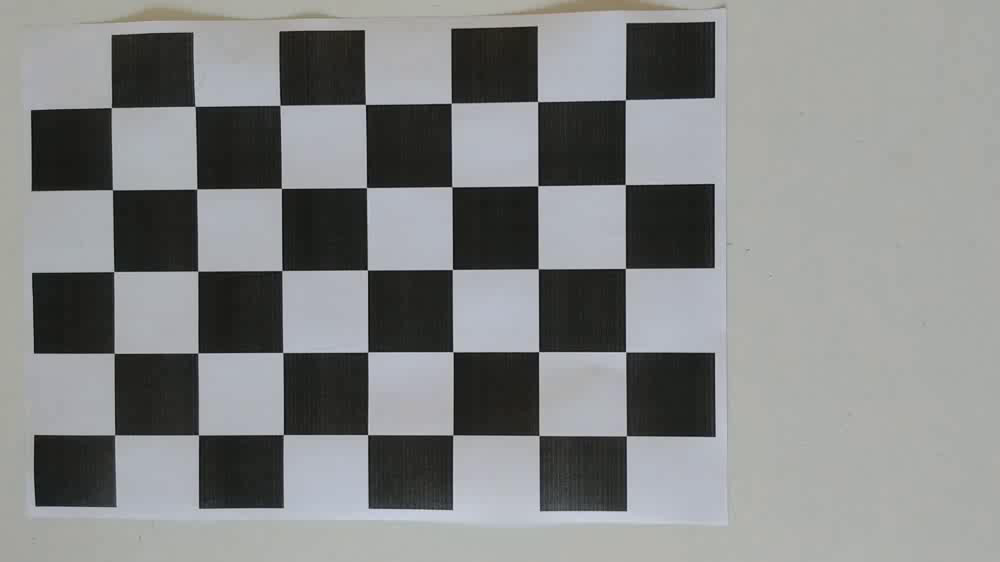
#> input picture Machine Vision/Assignment 2/Assignment_MV_02_calibration/Assignment_MV_02_calibration_1.png, 1000 x 562 px
$ python R00182510_MV_A2_code.py
#> lines starting #> are read from the running program, lines starting #| are printed output that depends on the picture; after the words box and inside, x2 and y2 are one past the last pixel; in counts of white or black regions, pixels touching at a corner belong together; long printed decimals are rounded
import cv2
import glob
import numpy as np
import random
import matplotlib.pyplot as plt
from mpl_toolkits.mplot3d import Axes3D

random.seed(1234)


def pre_processing():
    # Task 1 - Part A
    chess_rows = 5
    chess_cols = 7
    termination_criteria = (cv2.TERM_CRITERIA_EPS + cv2.TERM_CRITERIA_MAX_ITER, 30, 0.001)

    object_points = np.zeros((chess_rows * chess_cols, 3), np.float32)
    object_points[:, :2] = np.mgrid[0:chess_rows, 0:chess_cols].T.reshape(-1, 2)

    obj_points_array = []
    img_points_array = []

    images = glob.glob('./Assignment_MV_02_calibration/*.png')

    for img_name in images:
        img = cv2.imread(img_name)
        gray_img = cv2.cvtColor(img, cv2.COLOR_RGB2GRAY)
        return_val, corners = cv2.findChessboardCorners(gray_img, (chess_rows, chess_cols))

        # Extract and display the checkerboard corners to subpixel accuracy in all images
        if return_val == True:
            corners_refined = cv2.cornerSubPix(gray_img, corners, (11, 11), (-1, -1), termination_criteria)
            cv2.drawChessboardCorners(img, (chess_rows, chess_cols), corners, return_val)

            obj_points_array.append(object_points)
            img_points_array.append(corners_refined)

        cv2.imshow('img', img)
        cv2.waitKey(0)

    cv2.destroyAllWindows()

    height, width = img.shape[:2]

    # Task 1 - Part B
    # Camera calibrationmatrix 𝑲u
    return_val, cam_matrix, dist_coeff, rot_vect, trans_vect = cv2.calibrateCamera(obj_points_array,
                                                                                   img_points_array, (width, height),
                                                                                   None, None)

    print("Camera calibration matrix: ")
    print(cam_matrix)

    return cam_matrix


def get_tracks(video_file):
    # Task 1 - Part C
    camera = cv2.VideoCapture(video_file)

    termination_criteria = (cv2.TERM_CRITERIA_EPS + cv2.TERM_CRITERIA_MAX_ITER, 30, 0.001)
    # good features to track
    while camera.isOpened():
        ret_val, img = camera.read()
        if ret_val:
            new_img = cv2.cvtColor(img, cv2.COLOR_RGB2GRAY)
            p0 = cv2.goodFeaturesToTrack(new_img, 500, 0.3, 7)
            break
    # refine feature point to subpixel accuracy
    p0_refined = cv2.cornerSubPix(new_img, p0, (11, 11), (-1, -1), termination_criteria)

    # Task 1 - Part D
    # initialise tracks
    index = np.arange(len(p0_refined))
    tracks = {}
    for i in range(len(p0_refined)):
        tracks[index[i]] = {0: p0_refined[i]}

    frame = 0
    while camera.isOpened():
        ret_val, img = camera.read()

        if not ret_val:
            break

        frame += 1

        old_img = new_img
        new_img = cv2.cvtColor(img, cv2.COLOR_RGB2GRAY)

        # calculate optical flow
        if len(p0_refined) > 0:
            p1, st, err = cv2.calcOpticalFlowPyrLK(old_img, new_img, p0_refined, None)

            # visualise points
            for i in range(len(st)):
                if st[i]:
                    cv2.circle(img, (p1[i, 0, 0], p1[i, 0, 1]), 2, (0, 0, 255), 2)
                    cv2.line(img, (p0_refined[i, 0, 0], p0_refined[i, 0, 1]), (
                    int(p0_refined[i, 0, 0] + (p1[i][0, 0] - p0_refined[i, 0, 0]) * 5),
                    int(p0_refined[i, 0, 1] + (p1[i][0, 1] - p0_refined[i, 0, 1]) * 5)), (0, 0, 255), 2)

            p0_refined = p1[st == 1].reshape(-1, 1, 2)
            index = index[st.flatten() == 1]

        # refresh features, if too many lost
        if len(p0_refined) < 250:
            new_p0 = cv2.goodFeaturesToTrack(new_img, 500 - len(p0_refined), 0.3, 7)
            # refine the feature point coordinates to sub-pixel accuracy
            new_p0_refined = cv2.cornerSubPix(new_img, new_p0, (11, 11), (-1, -1), termination_criteria)
            for i in range(len(new_p0_refined)):
                if np.min(np.linalg.norm((p0_refined - new_p0_refined[i]).reshape(len(p0_refined), 2), axis=1)) > 10:
                    p0_refined = np.append(p0_refined, new_p0_refined[i].reshape(-1, 1, 2), axis=0)
                    index = np.append(index, np.max(index) + 1)

        # update tracks
        for i in range(len(p0_refined)):
            if index[i] in tracks:
                tracks[index[i]][frame] = p0_refined[i]
            else:
                tracks[index[i]] = {frame: p0_refined[i]}

        # visualise last frames of active tracks
        for i in range(len(index)):
            for f in range(frame - 20, frame):
                if (f in tracks[index[i]]) and (f + 1 in tracks[index[i]]):
                    cv2.line(img,
                             (tracks[index[i]][f][0, 0], tracks[index[i]][f][0, 1]),
                             (tracks[index[i]][f + 1][0, 0], tracks[index[i]][f + 1][0, 1]),
                             (0, 255, 0), 1)

        k = cv2.waitKey(10)

        cv2.imshow("camera", img)

    camera.release()

    cv2.destroyAllWindows()

    return tracks, frame


# [165 lines left out: functions skew, calculate_correspondences, extract_frames, calculate_fundamental_matrix, calculate_epipoles, not called in this run]


def main():
    # Task 1 - part A and part B
    K = pre_processing()
#> in pre_processing, img is the input picture: shape (562, 1000, 3); mean B, G, R 134.3, 134.4, 132.7
#> in pre_processing, `return_val, corners = cv2.findChessboardCorners(gray_img, (chess_rows,..`: return_val = True; corners = 35 rows, first 8: [625.4, 99.72], [625.2, 184.5], [625.4, 268.3], [625.7, 351.7], [626.3, 435.7], [537.6, 101.5], [537.8, 185.8], [538.2, 268.8]
#> in pre_processing, `corners_refined = cv2.cornerSubPix(gray_img, corners, (11, 11), (-1, -..`: corners_refined = 35 rows, first 8: [625.4, 99.75], [625.2, 184.5], [625.4, 268.4], [625.6, 351.8], [626.4, 435.8], [537.5, 101.5], [537.8, 185.8], [538.2, 268.8]
#> in pre_processing, `cv2.drawChessboardCorners(img, (chess_rows, chess_cols), corners, retu..`:
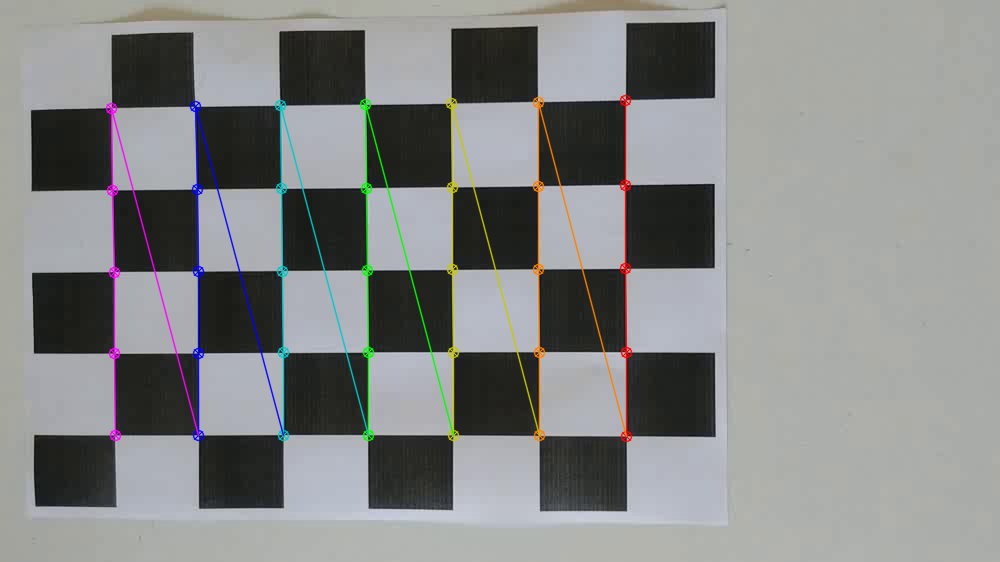
#> img: shape (562, 1000, 3); 2.81% of pixels changed, all inside (x1, y1, x2, y2) = (105, 94, 633, 443)
#> in pre_processing, `return_val, cam_matrix, dist_coeff, rot_vect, trans_vect = cv2.calibra..`: return_val = 0.505; cam_matrix = [[979.4, 0, 479.2], [0, 941.3, 284.7], [0, 0, 1]]; dist_coeff = [[0.184, -0.583, 0.00147, -0.00531, -0.131]]; rot_vect = ([0.0711, 0.0513, 1.56], [0.0439, -0.0131, 1.57], [0.6, 0.544, 1.49]); trans_vect = ([1.67, -2.19, 11.25], [4.77, -2.02, 11.08], [2.86, -2.23, 9.04])
#| [[979.411   0.         479.204]
#|  [  0.         941.346 284.688  ]
#|  [  0.           0.           1.        ]]
#> K = [[979.4, 0, 479.2], [0, 941.3, 284.7], [0, 0, 1]]

    # Task 1 - part C and part D
    tracks, frames = get_tracks("Assignment_MV_02_video.mp4")
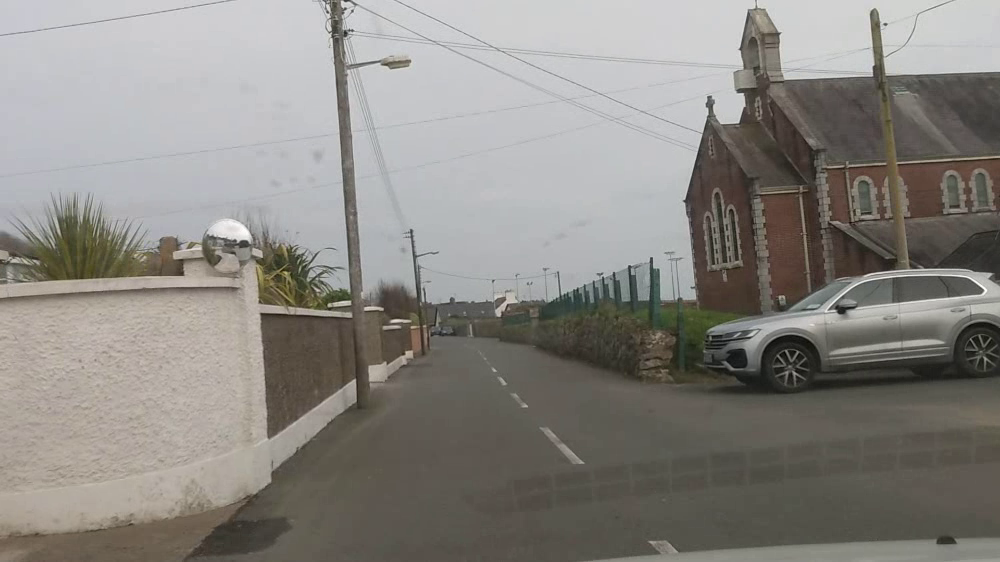
#> input picture frame 3 of Machine Vision/Assignment 2/Assignment_MV_02_video.mp4, 1000 x 562 px
#> in get_tracks, img is the input picture: shape (562, 1000, 3); mean B, G, R 130, 134.9, 137.8
#> in get_tracks, `p0 = cv2.goodFeaturesToTrack(new_img, 500, 0.3, 7)`: p0 = 99 rows, first 8: [651, 257], [779, 33], [346, 8], [629, 266], [739, 49], [382, 309], [327, 12], [350, 301]
#> in get_tracks, `p0_refined = cv2.cornerSubPix(new_img, p0, (11, 11), (-1, -1), termina..`: p0_refined = 99 rows, first 8: [651.1, 260.7], [779.6, 33.48], [349, 4.57], [629.3, 267.1], [739.2, 48.87], [382, 309], [331.9, 14.83], [354, 302.8]
#> in get_tracks, `index = np.arange(len(p0_refined))`: index = 99 values from 0 to 98
#> the loop in get_tracks, `for i in range(len(p0_refined)):` made 99 passes
#> after the loop in get_tracks, `for i in range(len(p0_refined)):`: tracks = 99 items
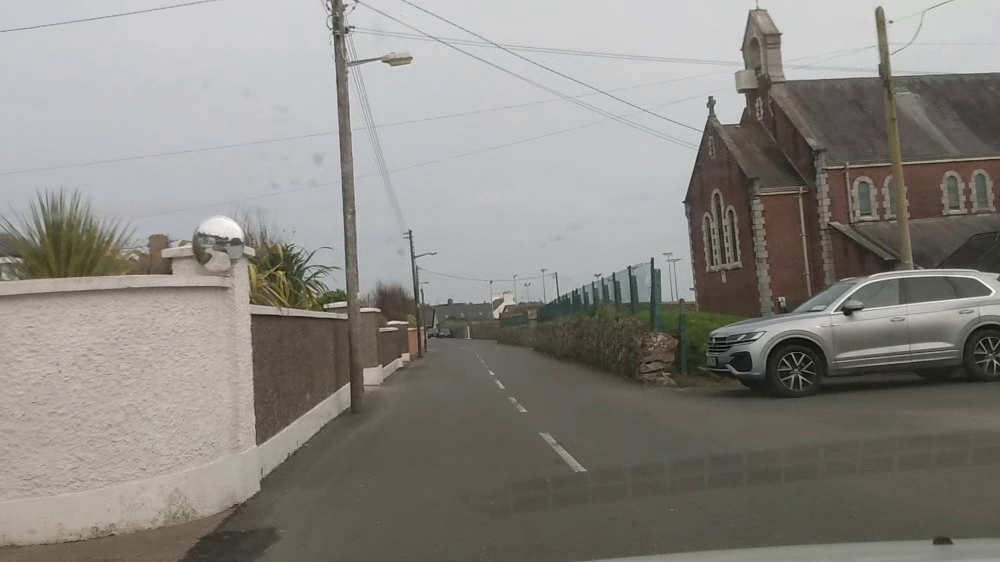
#> input picture frame 4 of Machine Vision/Assignment 2/Assignment_MV_02_video.mp4, 1000 x 562 px
#> in get_tracks, img is the input picture: shape (562, 1000, 3); mean B, G, R 130.2, 134.9, 138
#> in get_tracks, `p1, st, err = cv2.calcOpticalFlowPyrLK(old_img, new_img, p0_refined, N..`: p1 = 99 rows, first 8: [652.1, 261], [780.6, 34.1], [350.4, 0.428], [629.4, 267.5], [740.7, 49.42], [378.9, 310.2], [333.1, 11.57], [350, 303.7]; st = 99 values, max 1 at index 0, min 0 at index 25, mean 0.98; err = 99 values, max 22.62 at index 2, min 5.91e-43 at index 25, mean 4.79
#> the loop in get_tracks, `for i in range(len(st)):` made 99 passes
#> after the loop in get_tracks, `for i in range(len(st)):`:
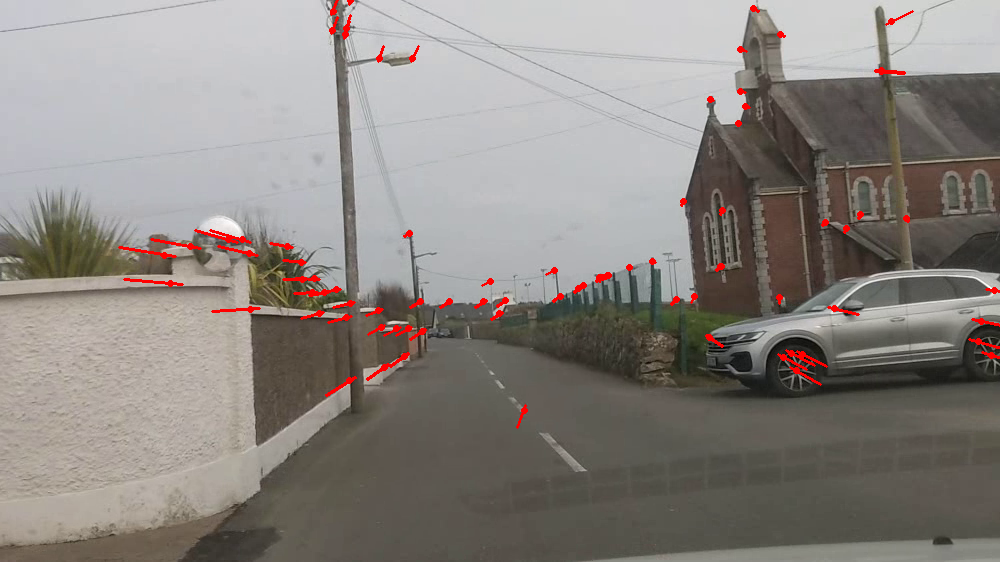
#> img: shape (562, 1000, 3); 1.06% of pixels changed, all inside (x1, y1, x2, y2) = (118, 0, 1000, 429)
#> in get_tracks, `p0_refined = p1[st == 1].reshape(-1, 1, 2)`: p0_refined = 97 rows, first 8: [652.1, 261], [780.6, 34.1], [350.4, 0.428], [629.4, 267.5], [740.7, 49.42], [378.9, 310.2], [333.1, 11.57], [350, 303.7]
#> in get_tracks, `index = index[st.flatten() == 1]`: index = 97 values from 0 to 98
#> in get_tracks, `new_p0 = cv2.goodFeaturesToTrack(new_img, 500 - len(p0_refined), 0.3, 7)`: new_p0 = 105 rows, first 8: [652, 258], [379, 310], [834, 311], [346, 302], [251, 314], [802, 379], [683, 202], [613, 272]
#> in get_tracks, `new_p0_refined = cv2.cornerSubPix(new_img, new_p0, (11, 11), (-1, -1),..`: new_p0_refined = 105 rows, first 8: [652, 261], [379, 310], [834.1, 309.3], [349.6, 303.5], [250.7, 308.8], [796.4, 370.6], [683.5, 201.7], [609.4, 275.3]
#> the loop in get_tracks, `for i in range(len(new_p0_refined)):` made 105 passes
#> after the loop in get_tracks, `for i in range(len(new_p0_refined)):`: index = 109 values from 0 to 110; p0_refined = 109 rows, first 8: [652.1, 261], [780.6, 34.1], [350.4, 0.428], [629.4, 267.5], [740.7, 49.42], [378.9, 310.2], [333.1, 11.57], [350, 303.7]
#> the loop in get_tracks, `for i in range(len(p0_refined)):` made 109 passes
#> after the loop in get_tracks, `for i in range(len(p0_refined)):`: tracks = 111 items
#> the loop in get_tracks, `for i in range(len(index)):` made 109 passes
#> after the loop in get_tracks, `for i in range(len(index)):`:
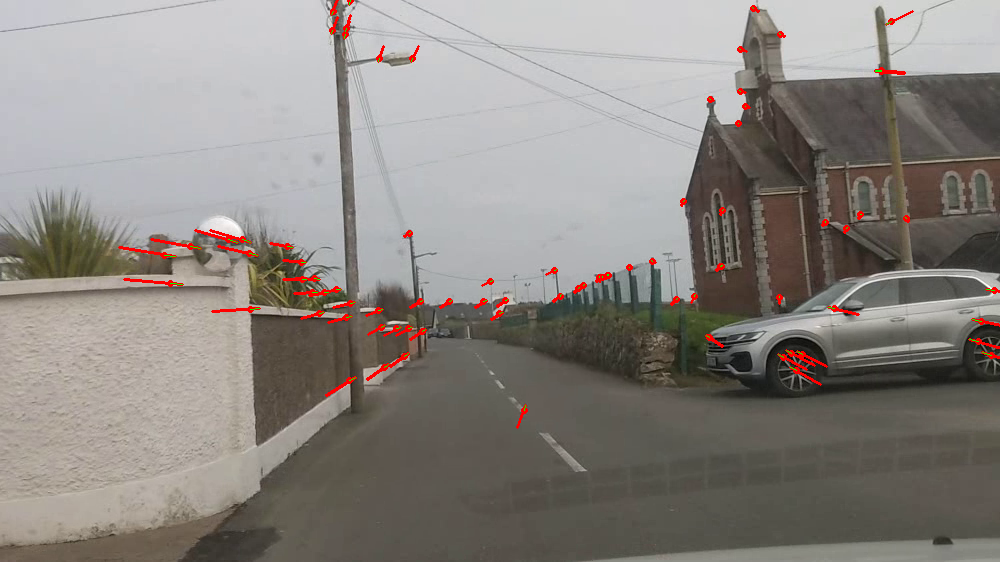
#> img: shape (562, 1000, 3); 0.07% of pixels changed, all inside (x1, y1, x2, y2) = (164, 0, 995, 411)
#> (key Esc is pressed here)

    # Task 2 - part A
    f1 = 0
    f2 = frames

    images = extract_frames("Assignment_MV_02_video.mp4", [f1, f2])
    # width = images[f1].shape[1]
    # height = images[f1].shape[0]

    copy_img = images[f2].copy()
    correspondences = calculate_correspondences(copy_img, tracks, 0, int(frames))

    # Task 2 - part B, part C, part D, part E , part F and part G
    F, outliers, inliers = calculate_fundamental_matrix(correspondences)

    # Task 2 - part H
    img = images[f2].copy()
    for i in range(len(inliers)):
        cv2.circle(img, (int(inliers[i][1][1]), int(inliers[i][1][0])), 2, (255, 0, 0), 2)
        cv2.circle(img, (int(inliers[i][0][1]), int(inliers[i][0][0])), 2, (255, 0, 0), 2)
        cv2.line(img, (int(inliers[i][1][1]), int(inliers[i][1][0])), (int(inliers[i][0][1]), int(inliers[i][0][0])),
                 (0, 255, 0), 2)

    for i in range(len(outliers)):
        cv2.circle(img, (int(outliers[i][1][1]), int(outliers[i][1][0])), 2, (255, 0, 0), 2)
        cv2.circle(img, (int(outliers[i][0][1]), int(outliers[i][0][0])), 2, (255, 0, 0), 2)
        cv2.line(img, (int(outliers[i][1][1]), int(outliers[i][1][0])),
                 (int(outliers[i][0][1]), int(outliers[i][0][0])), (0, 0, 255), 2)

    # display the inliers (in green) and outliers (in red)
    cv2.imshow("outliers_red and inliers_green", img)

    cv2.waitKey(0)
    cv2.destroyAllWindows()

    print('\n Fundamental Matrix')
    print(F)

    # calculate epipole coordinates
    e1, e2 = calculate_epipoles(F)

    print('\n Epipoles')
    print(e1 / e1[2])
    print(e2 / e2[2])
    # 0le(images[f2], (int(e2[0] / e2[2]), int(e2[1] / e2[2])), 3, (0, 0, 255), 2)

    # cv2.imshow("epipole_img1", images[f1])
    # cv2.imshow("epipole _img2", images[f2])

    cv2.waitKey(0)
    cv2.destroyAllWindows()

    # Task 3 - Part A
    # calculate essential matrix
    E_hat = np.matmul(K.T, np.matmul(F, K))

    # To ensure non-zero singular values of 𝑬 are identical
    U, S, V = np.linalg.svd(E_hat)
    S = (S[0] + S[1]) / 2
    E = np.matmul(U, np.matmul(np.diag([S, S, 0]), V))

    print('\n Essential matrtix')
    print(E)

    # Rotation matrices of the singular value decomposition have positive determinants
    if np.linalg.det(U) < 0:
        U[:, 2] *= -1
    if np.linalg.det(V) < 0:
        V[2, :] *= -1

    # Task 3 - Part B
    W = np.array([[0, -1, 0],
                  [1, 0, 0],
                  [0, 0, 1]])

    Z = np.array([[0, 1, 0],
                  [-1, 0, 0],
                  [0, 0, 0]])

    # calculate baseline beta
    time = int(frames) / 30
    speed = 50 / 3.6
    beta = time * speed

    # four potential combinations of rotation matrices 𝑹 and
    # translation vector 𝒕 between the first and the last frame
    R1_T = np.matmul(U, np.matmul(W, V.T))
    R2_T = np.matmul(U, np.matmul(W.T, V.T))

    t1_temp = np.matmul(U, np.matmul(Z, U.T))
    t2_temp = np.matmul(U, np.matmul(Z, U.T))

    skew_matrix1 = beta * t1_temp
    skew_matrix2 = -beta * t2_temp

    R_T_t_pos = np.array([skew_matrix1[2, 1], skew_matrix1[0, 2], skew_matrix1[1, 0]])
    R_T_t_neg = np.array([skew_matrix2[2, 1], skew_matrix2[0, 2], skew_matrix2[1, 0]])

    t1 = np.matmul(np.linalg.inv(R1_T), R_T_t_pos)
    t2 = np.matmul(np.linalg.inv(R1_T), R_T_t_neg)

    # Task 3 - Part C
    all_3D_points = []
    scene_points_count = []
    soln = []
    for Ri in (R1_T, R2_T):
        for ti in (t1, t2):
            coord_3D_points = []
            best_scene_points = 0
            for x1, x2 in inliers:
                # calculate directions 𝒎 and 𝒎′
                m1 = np.matmul(np.linalg.inv(K), x1)
                m2 = np.matmul(np.linalg.inv(K), x2)

                m1_T_m1 = np.matmul(m1.T, m1)
                m1_T_R_m2 = np.matmul(m1.T, (np.matmul(Ri.T, m2)))
                m2_T_m2 = np.matmul(m2.T, m2)

                t_T_m1 = np.matmul(ti.T, m1)
                t_T_R_m2 = np.matmul(ti.T, np.matmul(Ri.T, m2))

                LHS = [[m1_T_m1, -m1_T_R_m2], [m1_T_R_m2, m2_T_m2]]
                RHS = [t_T_m1, t_T_R_m2]

                # calculate the unknown distances 𝜆and 𝜇 by solving the linear equation
                x = np.linalg.solve(LHS, RHS)
                lambda_val = x[0]
                mu_val = x[1]

                # obtain the 3d coordinates of the scene points
                if lambda_val > 0 and mu_val > 0:
                    best_scene_points += 1
                    X_lambda = np.multiply(lambda_val, m1)
                    X_mu = np.add(ti, np.multiply(mu_val, np.matmul(Ri.T, m2)))
                    coord_3D_points.append((np.array(X_lambda), np.array(X_mu)))
            soln.append((Ri.T, ti))
            all_3D_points.append(coord_3D_points)
            scene_points_count.append(best_scene_points)

    # select the solution with most scene points that are in front of both frames
    # Discard all points, which are behind either of the frames for this solution as outliers
    best_soln = np.argmax(scene_points_count)
    best_t = np.array(soln[best_soln][1])
    best_R = np.array(soln[best_soln][0])
    best_3d_coords = all_3D_points[best_soln]

    all_frame1_points = []
    all_frame2_points = []

    for lambda_val, mu_val in best_3d_coords:
        all_frame1_points.append(lambda_val)
        all_frame2_points.append(mu_val)

    all_frame1_points = np.array(all_frame1_points)
    all_frame2_points = np.array(all_frame2_points)

    # Task 3 - Part D
    # Create a 3d plot to show the two camera centres and all 3d points
    plot_3d_coords = np.mean([all_frame1_points, all_frame2_points], axis=0)

    fig = plt.figure()
    ax = Axes3D(fig)
    ax.scatter3D(plot_3d_coords[:, 0], plot_3d_coords[:, 1], plot_3d_coords[:, 2], c='g', marker='o')
    ax.plot([0.], [0.], [0.], marker='X', c='b')
    ax.plot([best_t[0]], [best_t[1]], [best_t[2]], marker='X', c='b')

    ax.set_xlabel('X Label')
    ax.set_ylabel('Y Label')
    ax.set_zlabel('Z Label')

    plt.show()

    # Task 3E
    # Project the 3d points into the first and the last frame
    for i, pt in enumerate(plot_3d_coords):
        lambda_x = np.matmul(K, pt)
        x1 = lambda_x / lambda_x[2]

        cv2.circle(images[f1], (int(x1[1]), int(x1[0])), 2, (255, 0, 0), 2)
        # display the corresponding features to visualise the re-projection error
        cv2.circle(images[f1], (int(inliers[i][0][1]), int(inliers[i][0][0])), 2, (0, 255, 0), -1)

        cv2.line(images[f1], (int(x1[1]), int(x1[0])),
                 (int(inliers[i][0][1]), int(inliers[i][0][0])), (255, 255, 255), 1)

        mu_x = np.matmul(K, np.matmul(np.linalg.inv(best_R), (pt - best_t)))
        x2 = mu_x / mu_x[2]

        cv2.circle(images[f2], (int(x2[1]), int(x2[0])), 2, (255, 0, 0), 2)
        # display the corresponding features to visualise the re-projection error
        cv2.circle(images[f2], (int(inliers[i][1][1]), int(inliers[i][1][0])), 2, (0, 255, 0), -1)

        cv2.line(images[f2], (int(x2[1]), int(x2[0])),
                 (int(inliers[i][1][1]), int(inliers[i][1][0])), (255, 255, 255), 1)

    cv2.imshow("Frame 1 image", images[f1])
    cv2.imshow("Frame 2 image", images[f2])

    cv2.waitKey(0)
    cv2.destroyAllWindows()


main()
